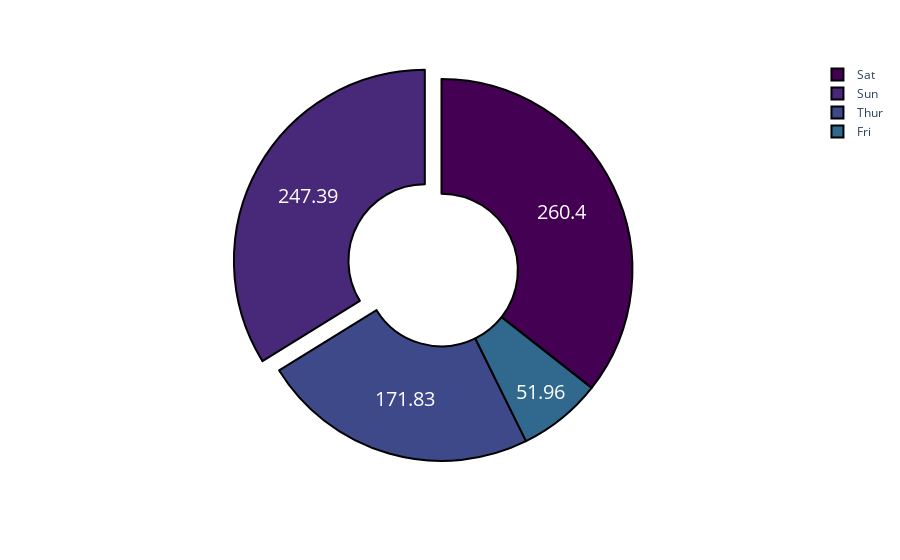

The notebook cell this image was saved under:
### Code cell
fig.update_traces(hoverinfo='label+percent',
                  textinfo='value',
                  textfont_size=20,
                  marker=dict(line=dict(color='black',width=2)),
                  pull=[0.1,0,0,0])
fig.show()

### Figure 1 — Plotly figure (JSON) as saved in the notebook; plotly's stock layout.template omitted (floating-point values rounded to 4 significant figures; data arrays with more than 128 entries replaced by an {"elided": "..."} marker saying what was removed)
{"data": [{"domain": {"x": [0, 1], "y": [0, 1]}, "hole": 0.4, "hoverinfo": "label+percent", "hovertemplate": "day=%{label}<br>tip=%{value}<extra></extra>", "labels": {"elided": "244 str values"}, "legendgroup": "", "marker": {"line": {"color": "black", "width": 2}}, "name": "", "pull": [0.1, 0, 0, 0], "showlegend": true, "textfont": {"size": 20}, "textinfo": "value", "type": "pie", "values": {"elided": "244 float values"}}], "layout": {"legend": {"tracegroupgap": 0}, "margin": {"t": 60}, "piecolorway": ["#440154", "#482878", "#3e4989", "#31688e", "#26828e", "#1f9e89", "#35b779", "#6ece58", "#b5de2b", "#fde725"]}}
